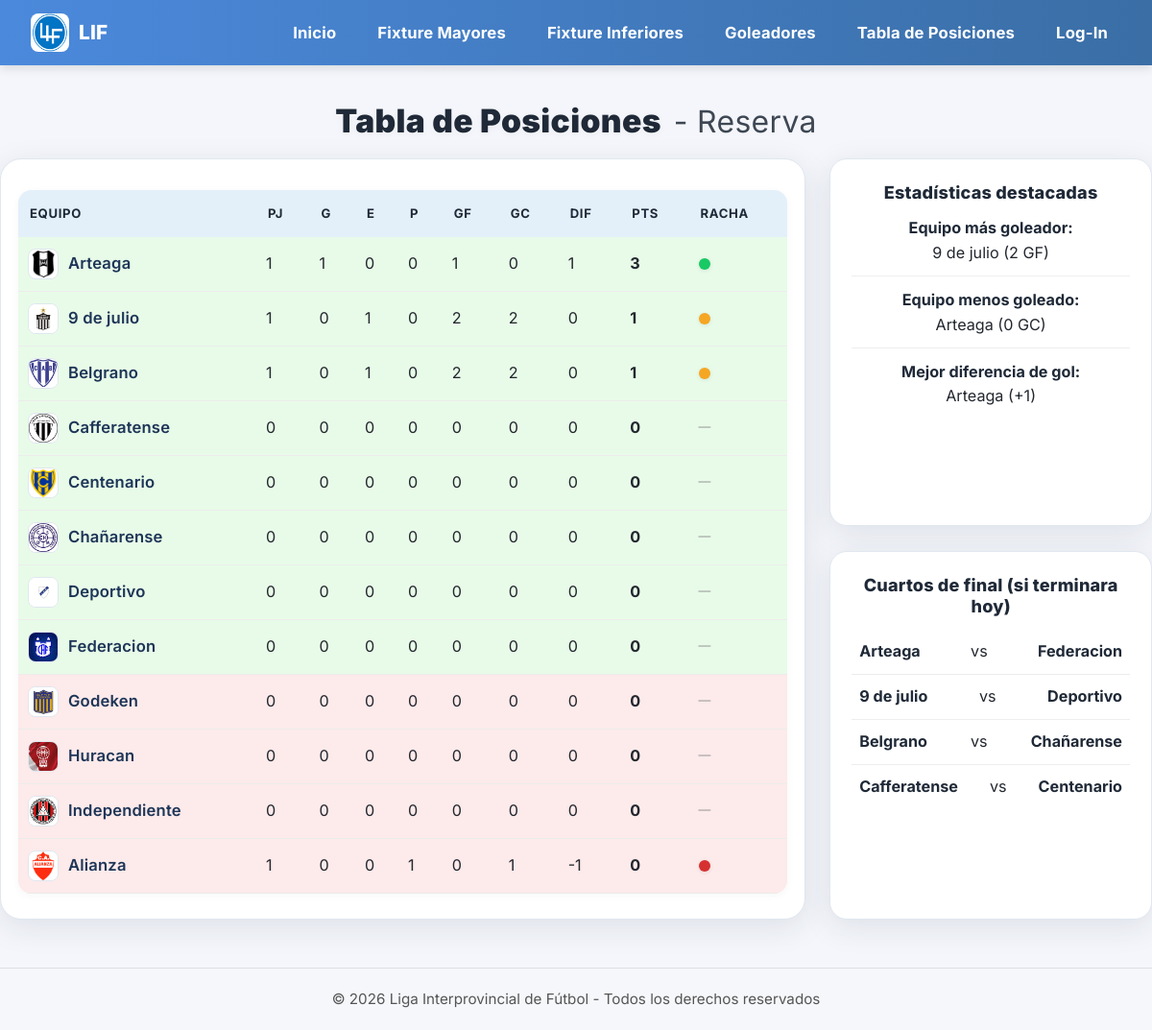
The page /tabla_posiciones/Reserva on the database its author committed.
### app/models/models.py (models this page shows, shortened)
class Equipo(db.Model):
    __tablename__ = 'equipo'
    __table_args__ = (
        UniqueConstraint('club_id', 'categoria', name='uq_equipo_club_categoria'),
    )
    id = db.Column(db.Integer, primary_key=True)
    club_id = db.Column(db.Integer, db.ForeignKey('club.id'), nullable=False)
    categoria = db.Column(db.String(50), nullable=False)
    club = db.relationship('Club', back_populates='equipos', lazy='joined')
    jugadores = db.relationship(
        'JugadorEquipo',
        back_populates='equipo',
        cascade='all, delete-orphan'
    )
    partidos_local = db.relationship(
        'Partido',
        foreign_keys='Partido.equipo_local_id',
        back_populates='equipo_local'
    )
    partidos_visitante = db.relationship(
        'Partido',
        foreign_keys='Partido.equipo_visitante_id',
        back_populates='equipo_visitante'
    )

class Club(db.Model):
    __tablename__ = 'club'
    id = db.Column(db.Integer, primary_key=True)
    nombre = db.Column(db.String(150), nullable=False, unique=True)
    localidad = db.Column(db.String(120), nullable=True)
    escudo_url = db.Column(db.String(300), nullable=True)
    equipos = db.relationship('Equipo', back_populates='club', lazy='select', cascade='all, delete-orphan')

### app/routes/views.py (the view, shortened to what this page needs)
@views.route('/tabla_posiciones/<categoria>')
def tabla_posiciones(categoria):
    categoria = categoria.lower()
    categorias_validas = ['primera', 'reserva', 'quinta', 'sexta', 'septima']
    if categoria not in categorias_validas:
        flash("La categoría solicitada no existe.", "danger")
        return redirect(url_for('views.index'))
    tabla = recalcular_tabla_posiciones(categoria)
    stats = {
        "mas_goleador": max(tabla, key=lambda e: e['goles_a_favor']),
        "menos_goleado": min(tabla, key=lambda e: e['goles_en_contra']),
        "mejor_diferencia": max(tabla, key=lambda e: e['diferencia_gol']),
    }
    rachas = calcular_rachas(tabla, categoria)
    cruces = []
    if len(tabla) >= 8:
        cruces = [
            (tabla[0], tabla[7]),
            (tabla[1], tabla[6]),
            (tabla[2], tabla[5]),
            (tabla[3], tabla[4]),
        ]
    return render_template(
        'tabla_posiciones.html',
        tabla=tabla,
        categoria=categoria,
        stats=stats,
        rachas=rachas,
        cruces=cruces
    )

### app/templates/tabla_posiciones.html (shortened to what this page needs)
{% extends "base.html" %}
{% block content %}
<h1>Tabla de Posiciones <span style="font-weight:400;font-size:0.95em;opacity:0.85;margin-left:6px;">- {{ categoria|capitalize }}</span></h1>
<div class="tabla-layout">
    <div class="table-container">
        <table>
            <thead>
                <tr>
                    <th>Equipo</th>
                    <th>PJ</th>
                    <th>G</th>
                    <th>E</th>
                    <th>P</th>
                    <th>GF</th>
                    <th>GC</th>
                    <th>DIF</th>
                    <th>PTS</th>
                    <th>Racha</th>
                </tr>
            </thead>
            <tbody>
                {% for fila in tabla %}
                <tr class="{% if loop.index <= 8 %}fila-clasificado{% else %}fila-eliminado{% endif %}">
                    <td>
                        <img src="{{ url_for('static', filename='escudos/' + fila.nombre_equipo|replace(' ', '_') + '.jpg') }}">
                        {{ fila.nombre_equipo }}
                    </td>
                    <td>{{ fila.partidos_jugados }}</td>
                    <td>{{ fila.partidos_ganados }}</td>
                    <td>{{ fila.partidos_empatados }}</td>
                    <td>{{ fila.partidos_perdidos }}</td>
                    <td>{{ fila.goles_a_favor }}</td>
                    <td>{{ fila.goles_en_contra }}</td>
                    <td>{{ fila.diferencia_gol }}</td>
                    <td><strong>{{ fila.cantidad_puntos }}</strong></td>
                    <td>
                        <div class="racha">
                            {% if rachas[fila.nombre_equipo] %}
                                {% for r in rachas[fila.nombre_equipo] %}
                                    <div class="circulo {{ r }}"></div>
                                {% endfor %}
                            {% else %}
                                <span style="color:#999; font-size:0.8rem;">—</span>
                            {% endif %}
                        </div>
                    </td>
                </tr>
                {% endfor %}
            </tbody>
        </table>
    </div>
    <div class="side-panel">
        <div class="panel-box">
            <h3>Estadísticas destacadas</h3>
            {% if stats %}
            <div class="stat-item">
                <strong>Equipo más goleador:</strong><br>
                {{ stats.mas_goleador.nombre_equipo }} ({{ stats.mas_goleador.goles_a_favor }} GF)
            </div>
            <div class="stat-item">
                <strong>Equipo menos goleado:</strong><br>
                {{ stats.menos_goleado.nombre_equipo }} ({{ stats.menos_goleado.goles_en_contra }} GC)
            </div>
            <div class="stat-item">
                <strong>Mejor diferencia de gol:</strong><br>
                {{ stats.mejor_diferencia.nombre_equipo }} (+{{ stats.mejor_diferencia.diferencia_gol }})
            </div>
            {% else %}
            <p>No hay estadísticas disponibles.</p>
            {% endif %}
        </div>
        <div class="panel-box">
            <h3>Cuartos de final (si terminara hoy)</h3>
            {% if cruces %}
                {% for a, b in cruces %}
                <div class="cruce">
                    <strong>{{ a.nombre_equipo }}</strong> vs <strong>{{ b.nombre_equipo }}</strong>
                </div>
                {% endfor %}
            {% else %}
                <p>No hay suficientes equipos para definir cruces.</p>
            {% endif %}
        </div>
    </div>
</div>
{% endblock %}

### app/templates/base.html (style rules this page uses)
body { font-family: 'Inter', 'Roboto', Arial, sans-serif; background: linear-gradient(180deg, #e9eef5 0%, #f6f8fb 40%, #ffffff 100%); margin: 0; padding: 0; color: #2c3e50; line-height: 1.6; }
h1 { text-align: center; margin-bottom: 20px; font-weight: 900; color: #1f2d3d; font-size: 2.1rem; font-family: 'Inter', 'Roboto', Arial, sans-serif; letter-spacing: 0.01em; }

### rows shown on the page
Equipo: nombre (picture), nombre_equipo "Arteaga", partidos_jugados "1", partidos_ganados "1", partidos_empatados "0", partidos_perdidos "0", goles_a_favor "1", goles_en_contra "0", diferencia_gol "1", cantidad_puntos "3"
Equipo: shows a picture, nombre_equipo "9 de julio", partidos_jugados "1", partidos_ganados "0", partidos_empatados "1", partidos_perdidos "0", goles_a_favor "2", goles_en_contra "2", diferencia_gol "0", cantidad_puntos "1"
Equipo: nombre (picture), nombre_equipo "Belgrano", partidos_jugados "1", partidos_ganados "0", partidos_empatados "1", partidos_perdidos "0", goles_a_favor "2", goles_en_contra "2", diferencia_gol "0", cantidad_puntos "1"
Equipo: nombre (picture), nombre_equipo "Cafferatense", partidos_jugados "0", partidos_ganados "0", partidos_empatados "0", partidos_perdidos "0", goles_a_favor "0", goles_en_contra "0", diferencia_gol "0", cantidad_puntos "0"
Equipo: nombre (picture), nombre_equipo "Centenario", partidos_jugados "0", partidos_ganados "0", partidos_empatados "0", partidos_perdidos "0", goles_a_favor "0", goles_en_contra "0", diferencia_gol "0", cantidad_puntos "0"
Equipo: nombre (picture), nombre_equipo "Chañarense", partidos_jugados "0", partidos_ganados "0", partidos_empatados "0", partidos_perdidos "0", goles_a_favor "0", goles_en_contra "0", diferencia_gol "0", cantidad_puntos "0"
Equipo: nombre (picture), nombre_equipo "Deportivo", partidos_jugados "0", partidos_ganados "0", partidos_empatados "0", partidos_perdidos "0", goles_a_favor "0", goles_en_contra "0", diferencia_gol "0", cantidad_puntos "0"
Equipo: nombre (picture), nombre_equipo "Federacion", partidos_jugados "0", partidos_ganados "0", partidos_empatados "0", partidos_perdidos "0", goles_a_favor "0", goles_en_contra "0", diferencia_gol "0", cantidad_puntos "0"
Equipo: nombre (picture), nombre_equipo "Godeken", partidos_jugados "0", partidos_ganados "0", partidos_empatados "0", partidos_perdidos "0", goles_a_favor "0", goles_en_contra "0", diferencia_gol "0", cantidad_puntos "0"
Equipo: nombre (picture), nombre_equipo "Huracan", partidos_jugados "0", partidos_ganados "0", partidos_empatados "0", partidos_perdidos "0", goles_a_favor "0", goles_en_contra "0", diferencia_gol "0", cantidad_puntos "0"
Equipo: nombre (picture), nombre_equipo "Independiente", partidos_jugados "0", partidos_ganados "0", partidos_empatados "0", partidos_perdidos "0", goles_a_favor "0", goles_en_contra "0", diferencia_gol "0", cantidad_puntos "0"
Equipo: nombre (picture), nombre_equipo "Alianza", partidos_jugados "1", partidos_ganados "0", partidos_empatados "0", partidos_perdidos "1", goles_a_favor "0", goles_en_contra "1", diferencia_gol "-1", cantidad_puntos "0"
Club: mas_goleador.nombre_equipo "9 de julio", nombre_equipo "9 de julio"
Club: menos_goleado.nombre_equipo "Arteaga", mejor_diferencia.nombre_equipo "Arteaga", nombre_equipo "Arteaga"
Club: nombre_equipo "Federacion"
Club: nombre_equipo "Deportivo"
Club: nombre_equipo "Belgrano"
Club: nombre_equipo "Chañarense"
Club: nombre_equipo "Cafferatense"
Club: nombre_equipo "Centenario"

### other values the page prints
{{ categoria|capitalize }} "Reserva"
{{ stats.mas_goleador.goles_a_favor }} "2"
{{ stats.menos_goleado.goles_en_contra }} "0"
{{ stats.mejor_diferencia.diferencia_gol }} "1"
